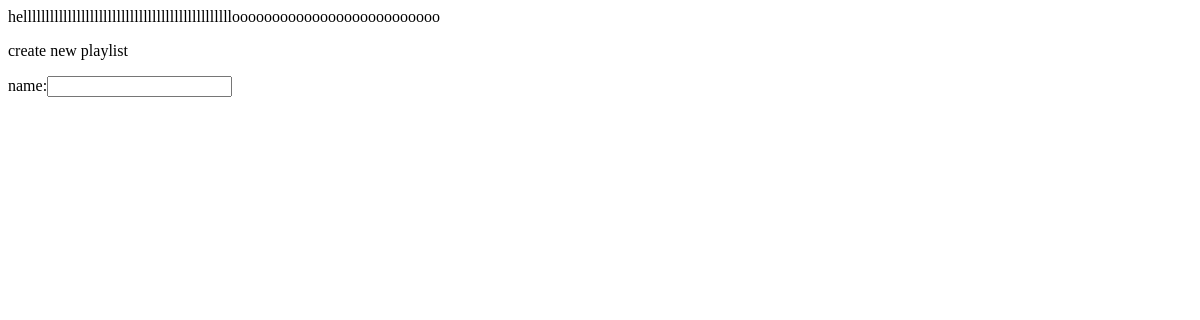
The app's page /allplaylist.php (signed in), older data.
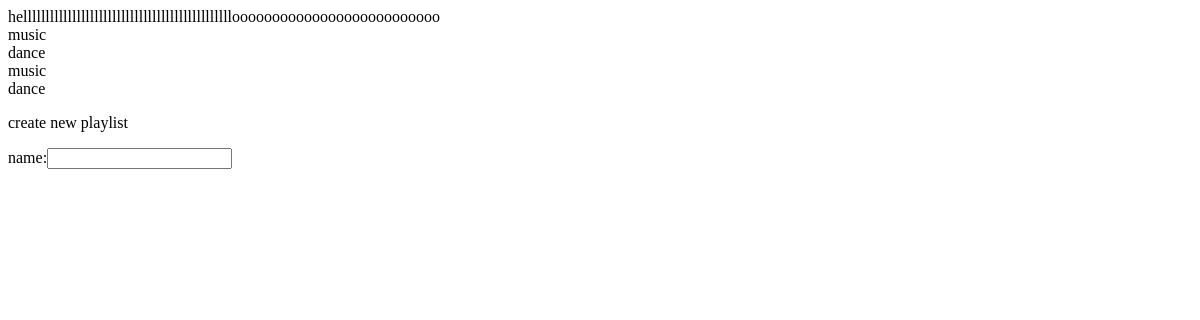
The same page, newer data.
### tables this page shows
CREATE TABLE IF NOT EXISTS `playlists` (
  `pid` int(20) NOT NULL AUTO_INCREMENT,
  `pname` varchar(50) NOT NULL,
  `username` varchar(50) NOT NULL,
  PRIMARY KEY (`pid`)
);

### allplaylist.php (the view, shortened to what this page needs)
<?php
$username=$_SESSION['username'];
$query = "SELECT * FROM playlists WHERE username= '$username'";
	$result = mysql_query( $query ) or die("Insert into Media error in media_upload_process.php " .mysql_error());
	?>
<html>
<head>
	</head>
	<table width="50%" cellpadding="0" cellspacing="0">
		<?php
			while ($result_row = mysql_fetch_row($result))
			{
		?>
        <tr valign="top">
			<td>
					<?php
						echo $result_row[1];
					?>
			</td>
		</tr>
        <?php
			}
		?>
	</table>
	<p> create new playlist</p>
	name:<input type="text" name="txt" id="txt"/>
</html>

Row changes from the older to the newer data that the page shows:
added playlists: pname "music"
added playlists: pname "dance"
added playlists: pname "music"
added playlists: pname "dance"
